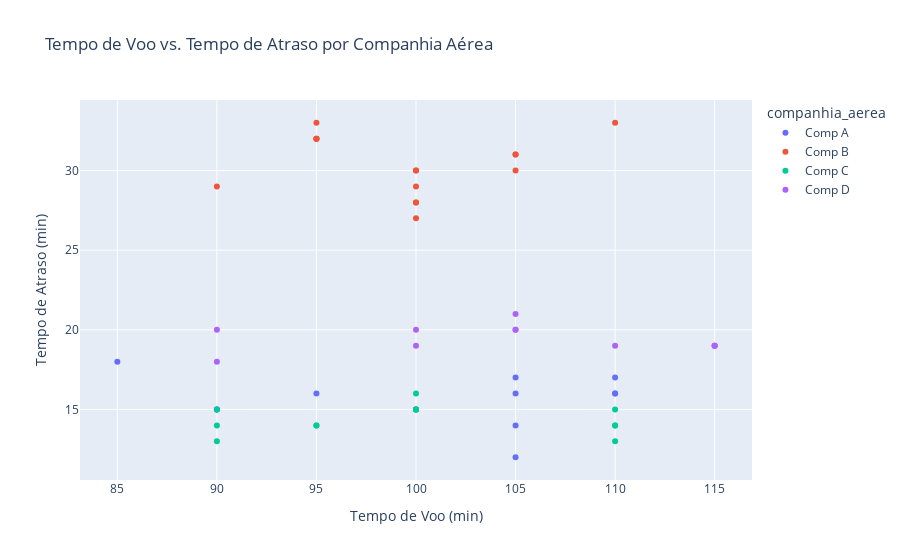

Source (notebook cell):
### Markdown cell above
Os destinos não parecem ter uma influência tão grande quanto a companhia aérea, mas o **Local 2** apresenta uma média de atraso ligeiramente maior.

**Cenário 3: Relação entre Tempo de Voo e Atraso por Companhia**

Vamos investigar se a correlação baixa entre tempo de voo e atraso se mantém quando analisamos cada companhia individualmente. Usaremos um gráfico de dispersão.

### Code cell
fig = px.scatter(df, 
                 x='tempo_de_voo', 
                 y='tempo_de_atraso', 
                 color='companhia_aerea',
                 title='Tempo de Voo vs. Tempo de Atraso por Companhia Aérea',
                 labels={'tempo_de_voo': 'Tempo de Voo (min)', 'tempo_de_atraso': 'Tempo de Atraso (min)'})
fig.show()

### Figure 1 — Plotly figure (JSON) as saved in the notebook; plotly's stock layout.template omitted (floating-point values rounded to 4 significant figures)
{"data": [{"hovertemplate": "companhia_aerea=Comp A<br>Tempo de Voo (min)=%{x}<br>Tempo de Atraso (min)=%{y}<extra></extra>", "legendgroup": "Comp A", "marker": {"color": "#636efa", "symbol": "circle"}, "mode": "markers", "name": "Comp A", "orientation": "v", "showlegend": true, "type": "scatter", "x": [90, 105, 85, 100, 95, 110, 105, 105, 100, 110, 105, 110, 90], "xaxis": "x", "y": [15, 12, 18, 15, 16, 17, 16, 17, 15, 16, 14, 16, 15], "yaxis": "y"}, {"hovertemplate": "companhia_aerea=Comp B<br>Tempo de Voo (min)=%{x}<br>Tempo de Atraso (min)=%{y}<extra></extra>", "legendgroup": "Comp B", "marker": {"color": "#EF553B", "symbol": "circle"}, "mode": "markers", "name": "Comp B", "orientation": "v", "showlegend": true, "type": "scatter", "x": [100, 95, 95, 100, 110, 105, 100, 95, 100, 90, 105, 95, 100, 100, 105], "xaxis": "x", "y": [27, 33, 32, 29, 33, 30, 28, 32, 30, 29, 31, 32, 30, 28, 31], "yaxis": "y"}, {"hovertemplate": "companhia_aerea=Comp C<br>Tempo de Voo (min)=%{x}<br>Tempo de Atraso (min)=%{y}<extra></extra>", "legendgroup": "Comp C", "marker": {"color": "#00cc96", "symbol": "circle"}, "mode": "markers", "name": "Comp C", "orientation": "v", "showlegend": true, "type": "scatter", "x": [110, 100, 90, 110, 90, 110, 100, 95, 100, 90, 95, 110], "xaxis": "x", "y": [14, 16, 14, 13, 13, 15, 15, 14, 15, 15, 14, 14], "yaxis": "y"}, {"hovertemplate": "companhia_aerea=Comp D<br>Tempo de Voo (min)=%{x}<br>Tempo de Atraso (min)=%{y}<extra></extra>", "legendgroup": "Comp D", "marker": {"color": "#ab63fa", "symbol": "circle"}, "mode": "markers", "name": "Comp D", "orientation": "v", "showlegend": true, "type": "scatter", "x": [105, 115, 100, 105, 115, 90, 110, 90, 115, 105, 100], "xaxis": "x", "y": [20, 19, 20, 21, 19, 18, 19, 20, 19, 20, 19], "yaxis": "y"}], "layout": {"legend": {"title": {"text": "companhia_aerea"}, "tracegroupgap": 0}, "title": {"text": "Tempo de Voo vs. Tempo de Atraso por Companhia Aérea"}, "xaxis": {"anchor": "y", "domain": [0, 1], "title": {"text": "Tempo de Voo (min)"}}, "yaxis": {"anchor": "x", "domain": [0, 1], "title": {"text": "Tempo de Atraso (min)"}}}}
